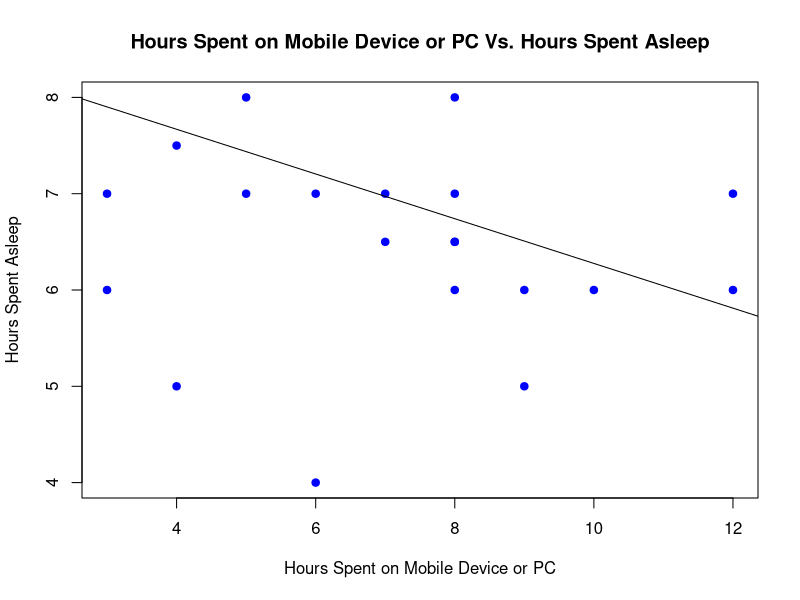

Write the R code that produced this figure.
responses <- read.csv("responses.csv")

lm(data = responses)
responses.lm <- lm(data = responses)
summary.lm(responses.lm)

plot(responses,
     xlab = "Hours Spent on Mobile Device or PC",
     ylab = "Hours Spent Asleep",
     main = "Hours Spent on Mobile Device or PC Vs. Hours Spent Asleep",
     col = "blue",
     pch = 19)

correlation <- cor(responses$Hours.on.PC.or.Mobile.Device, responses$Hours.Asleep)
regression <- lm(responses)
abline(regression)
